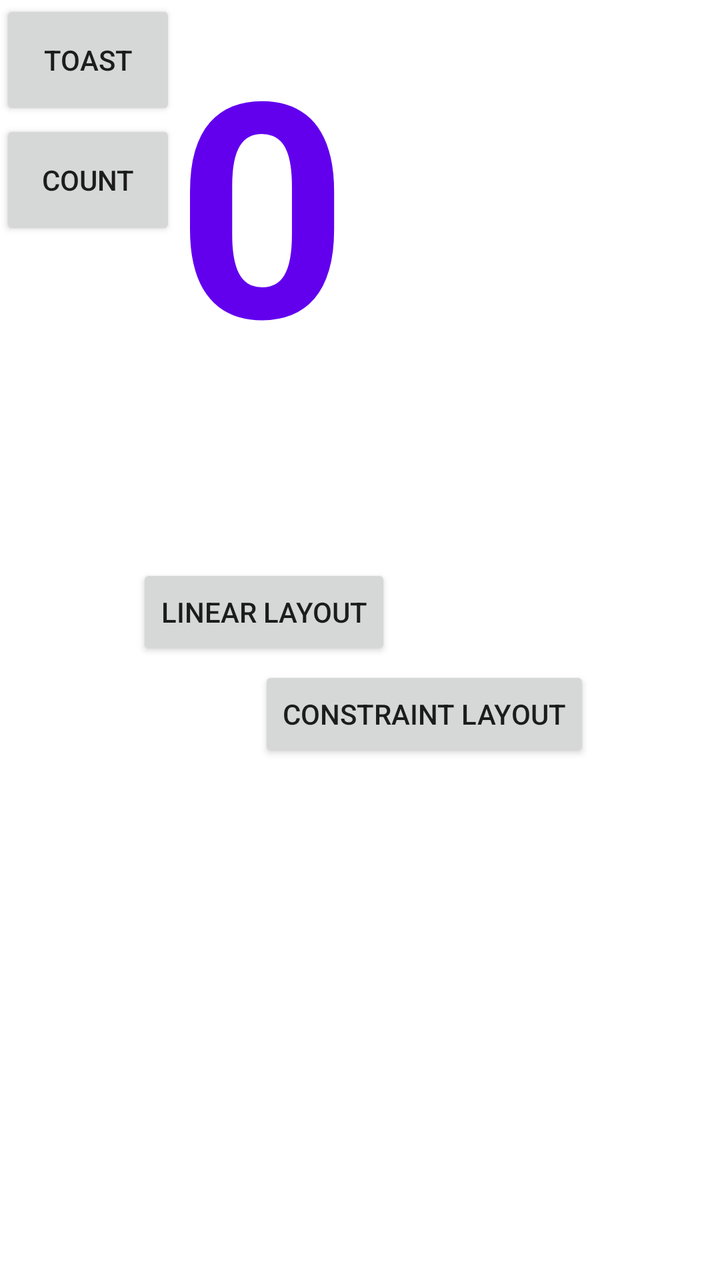
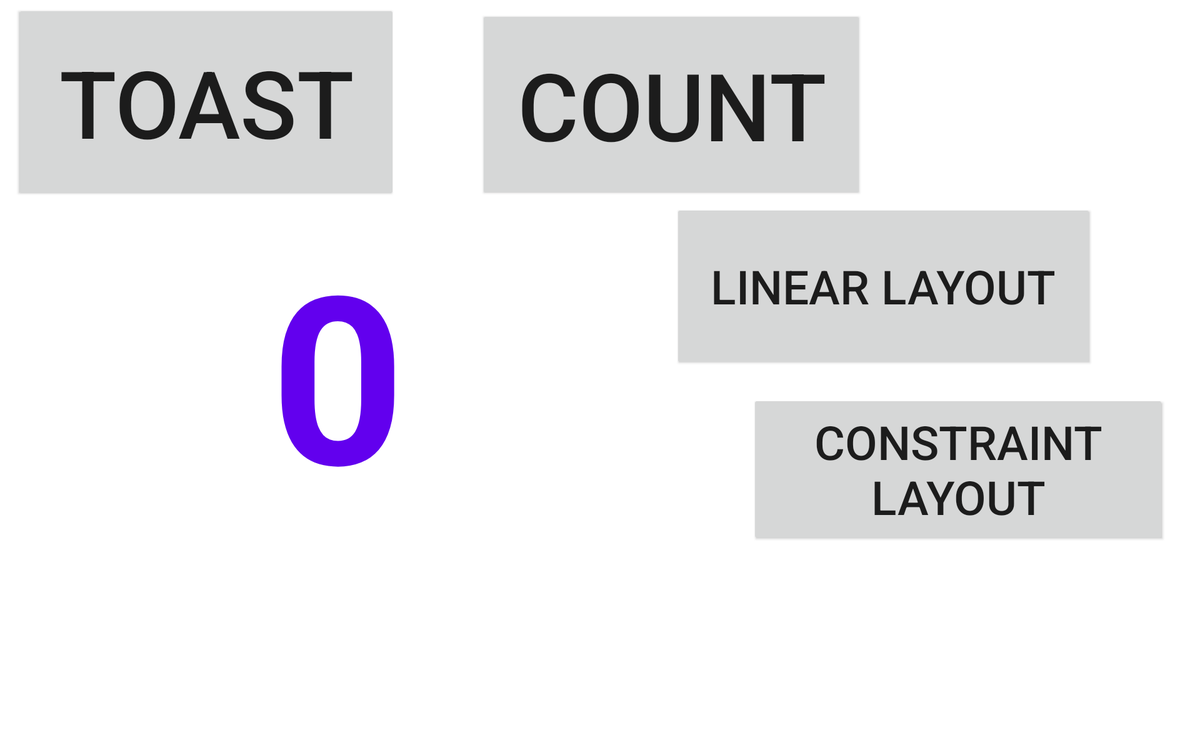

The same Android screen from two of the app's own layout files: first res/layout/ as a phone draws it, then the author's variant for another configuration, drawn on a device whose configuration selects that folder. Both files follow.
<!-- AndroidManifest.xml: application theme Theme.Task12B -->
<!-- res/layout/activity_relative_layout.xml -->
<?xml version="1.0" encoding="utf-8"?>
<RelativeLayout xmlns:android="http://schemas.android.com/apk/res/android"
    android:layout_width="match_parent"
    android:layout_height="match_parent"
    android:layout_margin="40sp"
    android:gravity="fill_vertical">


    <Button
        android:id="@+id/button_toast"
        android:layout_width="wrap_content"
        android:layout_height="wrap_content"
        android:height="60sp"
        android:text="Toast" />


    <TextView
        android:id="@+id/show_count"
        android:layout_width="226dp"
        android:layout_height="213dp"
        android:layout_toEndOf="@+id/button_toast"
        android:height="200sp"
        android:background="@color/yellow"
        android:text="0"
        android:textColor="@color/purple_500"
        android:textSize="150sp"
        android:textStyle="bold" />

    <Button
        android:id="@+id/button_count"
        android:layout_width="wrap_content"
        android:layout_height="wrap_content"
        android:layout_below="@+id/button_toast"
        android:height="60sp"
        android:text="Count" />

    <Button
        android:id="@+id/goToLinearLayout"
        android:layout_width="wrap_content"
        android:layout_height="wrap_content"
        android:layout_below="@+id/show_count"
        android:layout_marginStart="-246dp"
        android:layout_marginTop="69dp"
        android:layout_toEndOf="@+id/show_count"
        android:text="Linear Layout" />

    <Button
        android:id="@+id/goToConstraintLayout"
        android:layout_width="wrap_content"
        android:layout_height="wrap_content"
        android:layout_below="@+id/goToLinearLayout"
        android:layout_alignParentEnd="true"
        android:layout_centerHorizontal="true"
        android:layout_marginTop="3dp"
        android:layout_marginEnd="65dp"
        android:text="Constraint Layout" />

</RelativeLayout>
<!-- resources referenced by this layout -->
<resources>
  <style name="Theme.Task12B" parent="Theme.MaterialComponents.DayNight.DarkActionBar">
          
          <item name="colorPrimary">@color/purple_500</item>
          <item name="colorPrimaryVariant">@color/purple_700</item>
          <item name="colorOnPrimary">@color/white</item>
          
          <item name="colorSecondary">@color/teal_200</item>
          <item name="colorSecondaryVariant">@color/teal_700</item>
          <item name="colorOnSecondary">@color/black</item>
          
          <item name="android:statusBarColor">?attr/colorPrimaryVariant</item>
          
      </style>
</resources>
<!-- res/layout-xlarge-land/activity_relative_layout.xml (the author's variant of the layout above) -->
<!-- drawn on a large tablet held sideways -->
<?xml version="1.0" encoding="utf-8"?>
<RelativeLayout xmlns:android="http://schemas.android.com/apk/res/android"
    android:layout_width="match_parent"
    android:layout_height="match_parent"
    android:layout_margin="40sp"
    android:gravity="fill_vertical">


    <Button
        android:id="@+id/button_toast"
        android:layout_width="405dp"
        android:layout_height="206dp"
        android:layout_alignParentStart="true"
        android:layout_alignParentTop="true"
        android:layout_marginStart="17dp"
        android:layout_marginTop="6dp"
        android:text="Toast"
        android:textSize="100sp" />

    <TextView
        android:id="@+id/show_count"
        android:layout_width="682dp"
        android:layout_height="358dp"
        android:layout_alignParentStart="true"
        android:layout_alignParentTop="true"
        android:layout_centerHorizontal="true"
        android:layout_marginStart="19dp"
        android:layout_marginTop="218dp"
        android:layout_toEndOf="@+id/button_toast"
        android:height="200sp"
        android:background="@color/yellow"
        android:gravity="center"
        android:text="0"
        android:textColor="@color/purple_500"
        android:textSize="250sp"
        android:textStyle="bold" />

    <Button
        android:id="@+id/button_count"
        android:layout_width="408dp"
        android:layout_height="199dp"
        android:layout_below="@+id/button_toast"
        android:layout_alignParentTop="true"
        android:layout_alignParentEnd="true"
        android:layout_centerHorizontal="true"
        android:layout_marginTop="12dp"
        android:layout_marginEnd="360dp"
        android:text="Count"
        android:textSize="100sp" />

    <Button
        android:id="@+id/goToLinearLayout"
        android:layout_width="446dp"
        android:layout_height="173dp"
        android:layout_below="@+id/show_count"
        android:layout_alignParentStart="true"
        android:layout_centerVertical="true"
        android:layout_marginStart="719dp"
        android:layout_marginTop="-358dp"
        android:layout_toEndOf="@+id/show_count"
        android:text="Linear Layout"
        android:textSize="50sp" />

    <Button
        android:id="@+id/goToConstraintLayout"
        android:layout_width="441dp"
        android:layout_height="157dp"
        android:layout_below="@+id/goToLinearLayout"
        android:layout_alignParentEnd="true"
        android:layout_centerHorizontal="true"
        android:layout_marginTop="30dp"
        android:layout_marginEnd="37dp"
        android:text="Constraint Layout"
        android:textSize="50sp" />

</RelativeLayout>
